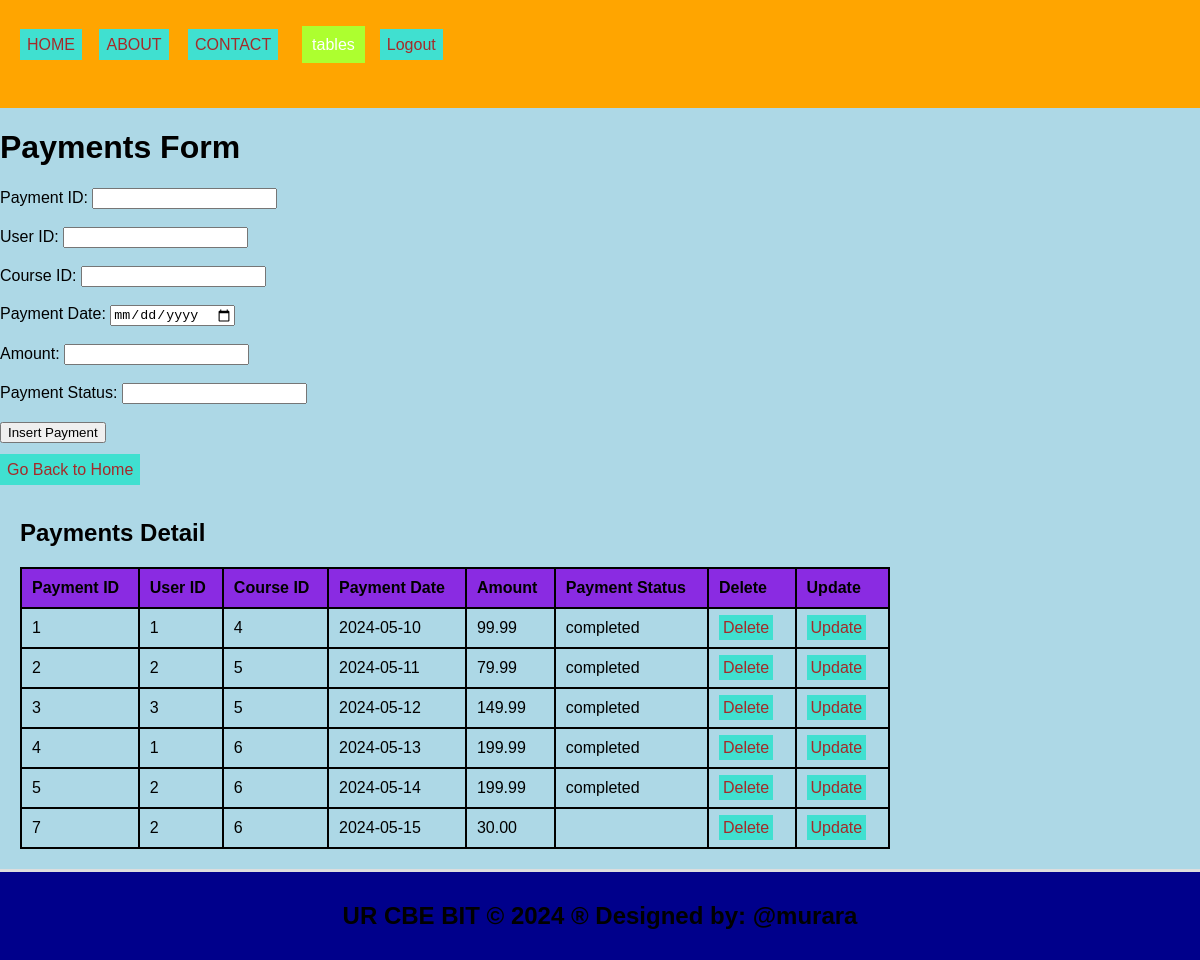
The page /payments.php on the database its author committed.
### tables this page shows
CREATE TABLE `payments` (
  `payment_id` int(11) NOT NULL,
  `user_id` int(11) NOT NULL,
  `course_id` int(11) NOT NULL,
  `payment_date` date NOT NULL,
  `amount` decimal(10,2) NOT NULL,
  `payment_status` enum('pending','completed','refunded') NOT NULL
);

### payments.php (the view, shortened to what this page needs)
<!DOCTYPE html>
<html lang="en">
<head>
  <link rel="stylesheet" type="text/css" href="style.css">
</head>
<body style="background-color: lightblue;">
  <header>
    <ul style="list-style-type: none; padding: 0;">
      <li style="display: inline; margin-right: 10px;">
        <ul style="list-style-type: none; padding: 0;">
          <li style="display: inline; margin-right: 8px;"><a href="./home.html">HOME</a></li>
          <li style="display: inline; margin-right: 10px;"><a href="./about.html">ABOUT</a></li>
          <li style="display: inline; margin-right: 10px;"><a href="./contact.html">CONTACT</a></li>
          <li class="dropdown" style="display: inline; margin-right: 5px;">
            <a href="#" style="padding: 10px; color: white; background-color: greenyellow; text-decoration: none; margin-right: 10px;">tables</a>
          </li>
              <a href="logout.php">Logout</a>
          </li>
        </ul>
  </header>
  <body style="background-color: yellowgreen;">
    <h1>Payments Form</h1>
    <form method="post" onsubmit="return confirmInsert();">
      <label for="payment_id">Payment ID:</label>
      <input type="text" id="payment_id" name="payment_id" required><br><br>
      <label for="user_id">User ID:</label>
      <input type="number" id="user_id" name="user_id" required><br><br>
      <label for="course_id">Course ID:</label>
      <input type="number" id="course_id" name="course_id" required><br><br>
      <label for="payment_date">Payment Date:</label>
      <input type="date" id="payment_date" name="payment_date" required><br><br>
      <label for="amount">Amount:</label>
      <input type="number" id="amount" name="amount" required><br><br>
      <label for="payment_status">Payment Status:</label>
      <input type="text" id="payment_status" name="payment_status" required><br><br>
      <input type="submit" name="add_payment" value="Insert Payment"><br><br>
      <a href="./home.html">Go Back to Home</a>
    </form>
    <?php
    include('database_connection.php');
    ?>
    <section>
      <h2>Payments Detail</h2>
      <table>
        <tr>
          <th>Payment ID</th>
          <th>User ID</th>
          <th>Course ID</th>
          <th>Payment Date</th>
          <th>Amount</th>
          <th>Payment Status</th>
           <th>Delete</th>
          <th>Update</th>
        </tr>
        <?php
        $sql = "SELECT * FROM payments";
        $result = $connection->query($sql);
        if ($result->num_rows > 0) {
            while ($row = $result->fetch_assoc()) {
                echo "<tr>
                        <td>{$row['payment_id']}</td>
                        <td>{$row['user_id']}</td>
                        <td>{$row['course_id']}</td>
                        <td>{$row['payment_date']}</td>
                        <td>{$row['amount']}</td>
                        <td>{$row['payment_status']}</td>
                        <td><a style='padding:4px' href='delete_payment.php?payment_id={$row['payment_id']}'>Delete</a></td>
                        <td><a style='padding:4px' href='update_payment.php?payment_id={$row['payment_id']}'>Update</a></td>
                      </tr>";
            }
        } else {
            echo "<tr><td colspan='8'>No payment data found</td></tr>";
        }
        ?>
      </table>
    </section>
    <footer>
      <h2>UR CBE BIT &copy; 2024 &reg; Designed by: @murara</h2>
    </footer>
  </body>
</html>

### style.css (style rules this page uses)
body { font-family: Arial, sans-serif; margin: 0; padding: 0; }
.dropdown { position: relative; display: inline; margin-right: 10px; }
body { font-family: Arial,sans-serif; margin:0; padding:0; }
header { background-color:orange; padding: 20px; }
footer { text-align: center; padding: 15px; background-color:orange; }
.dropdown { position: right; display:right; direction:rtl; }
section { padding:28px; border-bottom: 1px solid #ddd; }

### payments.php (style rules this page uses)
a:link { color: #0066cc; text-decoration: none; }
a { padding: 7px; color: white; background-color: turquoise; text-decoration: none; margin-right: 5px; }
a:link { color: brown; }
table { width: 75%; border-collapse: collapse; }
th, td { border: 2px solid black; padding: 10px; text-align: left; }
th { background-color: blueviolet; }
section { padding: 20px; border-bottom: 3px solid #ddd; }
footer { text-align: center; padding: 10px; background-color: darkblue; }

### rows shown on the page
payments: payment_id "1", user "1", course "4", payment_date "2024-05-10", amount "99.99", payment_status "completed"
payments: payment_id "2", user "2", course "5", payment_date "2024-05-11", amount "79.99", payment_status "completed"
payments: payment_id "3", user "3", course "5", payment_date "2024-05-12", amount "149.99", payment_status "completed"
payments: payment_id "4", user "1", course "6", payment_date "2024-05-13", amount "199.99", payment_status "completed"
payments: payment_id "5", user "2", course "6", payment_date "2024-05-14", amount "199.99", payment_status "completed"
payments: payment_id "7", user "2", course "6", payment_date "2024-05-15", amount "30.00"
